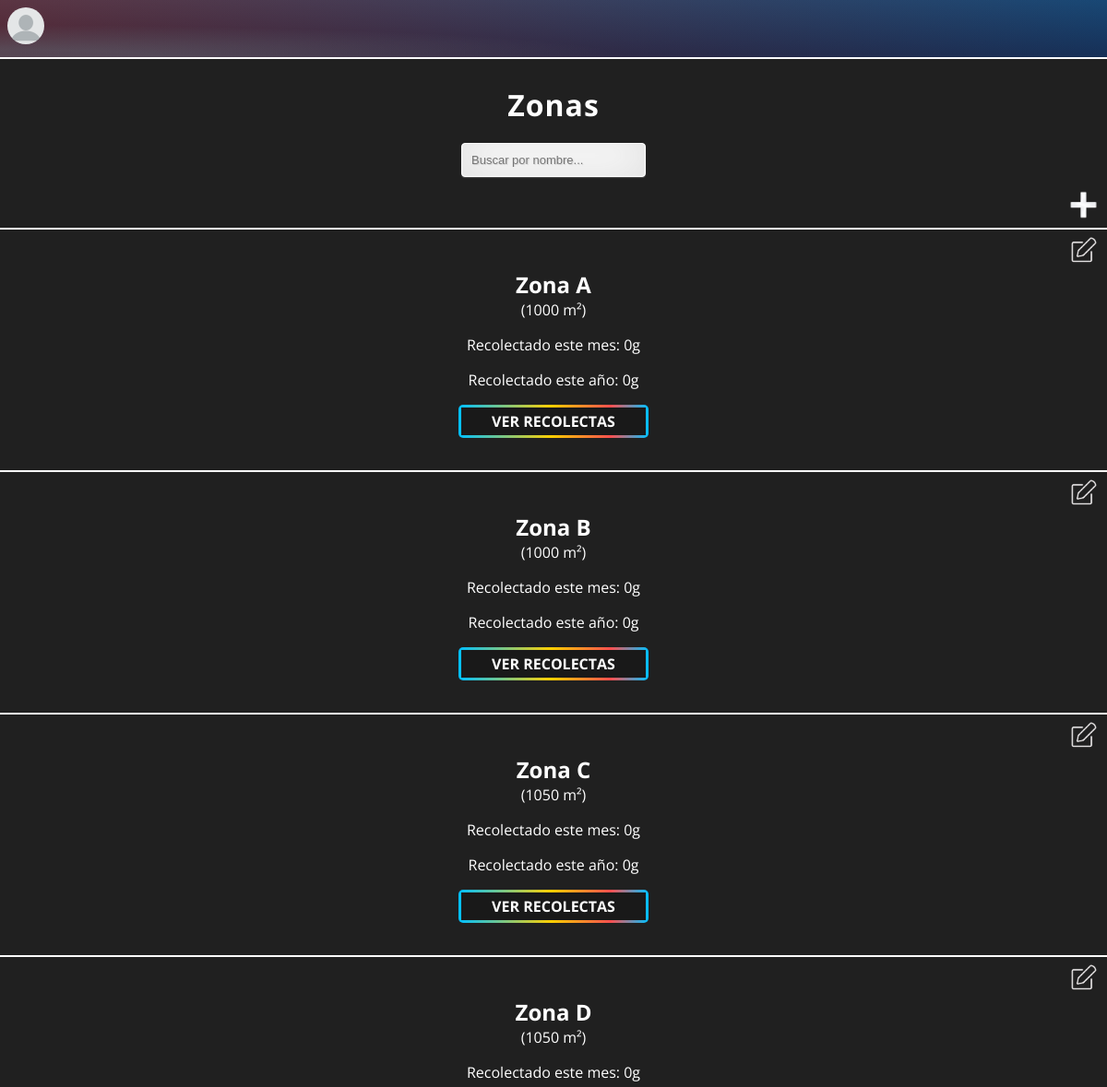
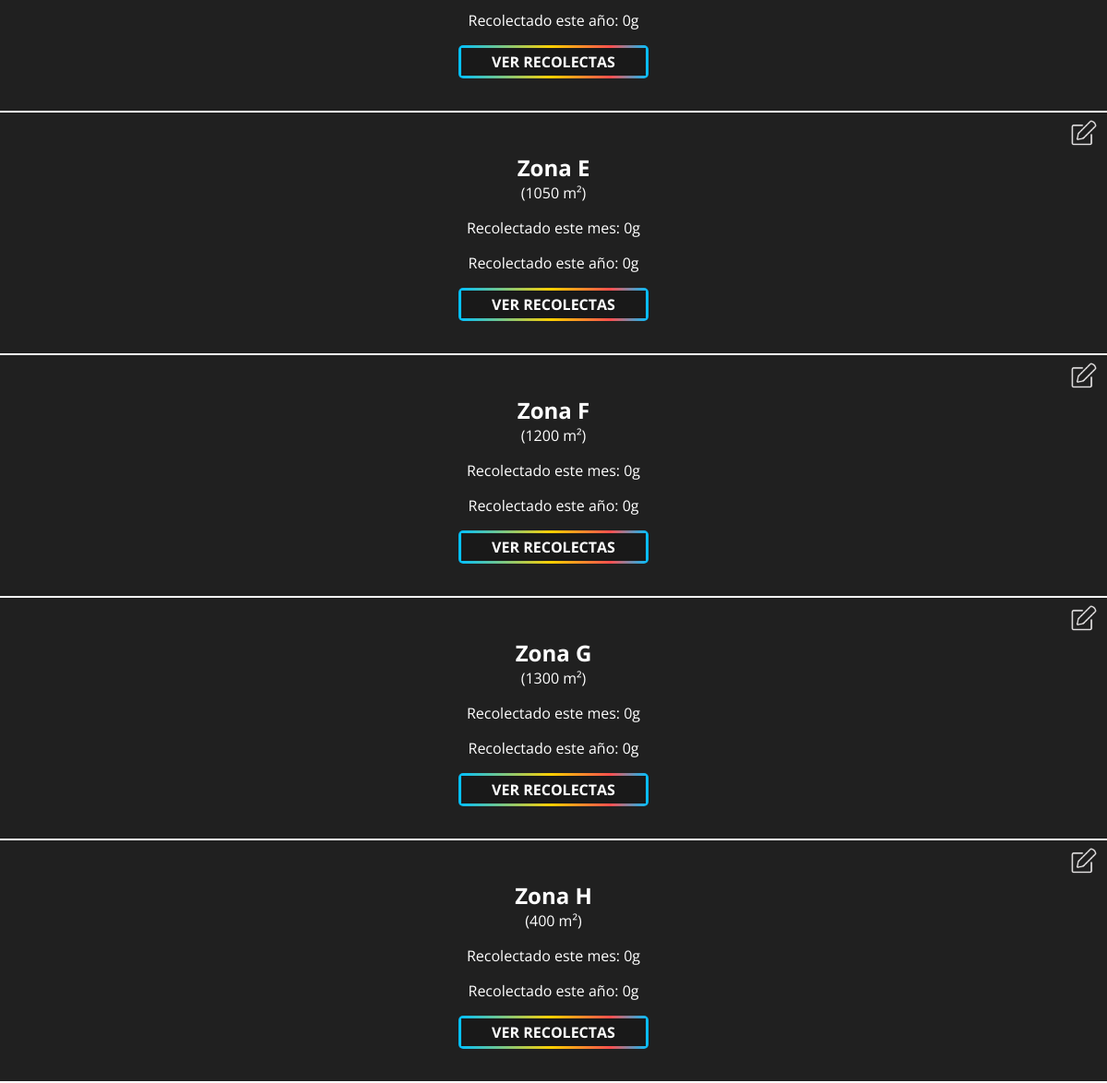
The page /GESTICAM/admin/verZonas.php (signed in) on the database its author committed (2 pictures, top to bottom).
### tables this page shows
CREATE TABLE `zonas` (
  `id` int(11) NOT NULL,
  `nombre` varchar(15) NOT NULL,
  `area` double NOT NULL,
  `ultRecolecta` date NOT NULL
);

### GESTICAM/admin/verZonas.php (the view, shortened to what this page needs)
<!DOCTYPE html>
<html lang=es>
    <head>
        <link href="../css/msg-style.css" rel="stylesheet" type="text/css">
        <link href="../css/adminMain-style.css" rel="stylesheet" type="text/css">
        <link href="../css/menu.scss" rel="stylesheet" type="text/css">
    </head>
    <body>
    <?php
        if(isset($_SESSION["nombre"])){
            if ($_SESSION["admin"]) {
                $conex = conectar("campo_trufas");
                ?>
                <div id="bkgr"></div>
                <div id="header">
                    <img id="avatar" src='../imgs/users/<?php if($_SESSION["foto"] != NULL){echo $_SESSION["foto"];}else{echo ("no-user-img.png");}?>'>
                    <button id="clickAvatar"></button>
                    <nav>
                        <a href="index.php">Mapa</a>
                        <a href="verAdmins.php">Administradores</a>
                        <a href="verZonas.php" style="color: grey;">Zonas</a>
                        <a href="verRecolectores.php">Recolectores</a>
                        <a href="verPerros.php">Perros</a>
                        <a href="verRecolectas.php">Todas las recolectas</a>
                    </nav>
                </div>
                <hr style="position: fixed; width: 100%; border: 1px solid; border-color: white; background-color: white; margin-top: 0px;">
                <div id="cuerpo">
                    <h1 style="margin-bottom: 0px">Zonas</h1>
                    <input id="cuadroTexto" onkeyup="busqueda('zonas');" type="text" placeholder="Buscar por nombre...">
                    <br>
                    <div class="contenedor-icono-cruz" onclick="mostrarCard('add')"><img style="width: 35px; height: 35px;" id="addCruz_icon" id="añadir" src="../imgs/menu_icons/add.png" alt="añadir"></div>
                    <hr id="lineaInicial" style='width: 100%; border: 1px solid; border-color: white; background-color: white; margin: 0px;'>
                    <div id="content">
                        <?php
                        $consulta = "SELECT * FROM zonas ORDER BY nombre";
                        if($rs=mysqli_query($conex,$consulta)){
                            while ($zonas=mysqli_fetch_assoc($rs)){
                                echo "<div>";
                                ?>
                                <div class='contenedor-icono-edit' onclick="mostrarCard('editZona',<?php echo $zonas['id']?>,'<?php echo $zonas['nombre']?>',<?php echo $zonas['area']?>)"><img style='width: 32px; height: 32px;' id='edit_icon' id='añadir' src='../imgs/menu_icons/edit.png' alt='editar'></div>
                                <?php
                                if ($zonas['id']>8) {
                                    echo "<div id='contenedor-delete'><a href='borrarZona.php?id=".$zonas['id']."'><img id='delete_icon' id='añadir' src='../imgs/menu_icons/delete.png' alt='eliminar'></a></div>";
                                } else {
                                    echo "<div style='border-radius: 50%; width: 40px; height: 40px; margin-top: 3px; margin-left: 3px; padding-right: 2px; padding-top: 2px;'></div>";
                                }
                                echo "<h2 style='margin-top: 0px; margin-bottom: 0px;'>".$zonas['nombre']."</h2>";
                                echo "<p style='margin-top: 0px;'>(".$zonas['area']." m²".")</p>";
                                $consulta = "SELECT SUM(peso) AS suma FROM recolectas WHERE zona = ".$zonas['id']." AND MONTH(fecha) = ".date('m');
                                if($rs1=mysqli_query($conex,$consulta)) {
                                    $suma=mysqli_fetch_assoc($rs1);
                                    if ($suma["suma"] == "") {
                                        $suma["suma"] = 0;
                                    }
                                    echo "<p>Recolectado este mes: ".$suma["suma"]."g</p>";
                                }
                                $consulta = "SELECT SUM(peso) AS suma FROM recolectas WHERE zona = ".$zonas['id']." AND YEAR(fecha) = ".date('Y');
                                if($rs1=mysqli_query($conex,$consulta)) {
                                    $suma=mysqli_fetch_assoc($rs1);
                                    if ($suma["suma"] == "") {
                                        $suma["suma"] = 0;
                                    }
                                    echo "<p>Recolectado este año: ".$suma["suma"]."g</p>";
                                }
                                echo "<a id='botonTablaZona".$zonas['id']."' onclick=mostrarOcultarTabla('Zona',".$zonas['id'].") class='rainbow-button' alt='Ver recolectas'></a>";
                                            ?>
                                                            <?php
                                echo "</div>";
                                echo "<hr style='width: 100%; border: 1px solid; border-color: white; background-color: white; margin-bottom: 0px; margin-top: 35px;'>";
                            }
                        }
                        ?>
                    </div>
                </div>
    <?php
            }else{header("Location: ../index.php");}
        }else{header("Location: ../index.php");}
    ?>
    </body>
</html>

### GESTICAM/css/adminMain-style.css (style rules this page uses)
html { width: 100%; height:100%; overflow-x: hidden; }
* { -webkit-box-sizing:border-box; -moz-box-sizing:border-box; -ms-box-sizing:border-box; -o-box-sizing:border-box; box-sizing:border-box; }
body { color: white; margin: 0px; width: 100%; height:100%; font-family: 'Open Sans', sans-serif; background-color: #202020; }
#header { padding: 8px; width: 100%; height: 62px; }
#bkgr { background: #092756; background: -moz-radial-gradient(0% 100%, ellipse cover, rgba(104,128,138,.4) 10%,rgba(138,114,76,0) 40%),-moz-linear-gradient(top, rgba(57,173,219,.25) 0%, rgba(42,60,87,.4) 100%), -moz-linear-gradient(-45deg, #670d10 0%, #092756 100%); background: -webkit-radial-gradient(0% 100%, ellipse cover, rgba(104,128,138,.4) 10%,rgba(138,114,76,0) 40%), -webkit-linear-gradient(top, rgba(57,173,219,.25) 0%,rgba(42,60,87,.4) 100%), -webkit-linear-gradient(-45deg, #670d10 0%,#092756 100%); background: -o-radial-gradient(0% 100%, ellipse cover, rgba(104,128,138,.4) 10%,rgba(138,114,76,0) 40%), -o-linear-gradient(top, rgba(57,173,219,.25) 0%,rgba(42,60,87,.4) 100%), -o-linear-gradient(-45deg, #670d10 0%,#092756 100%); background: -ms-radial-gradient(0% 100%, ellipse cover, rgba(104,128,138,.4) 10%,rgba(138,114,76,0) 40%), -ms-linear-gradient(top, rgba(57,173,219,.25) 0%,rgba(42,60,87,.4) 100%), -ms-linear-gradient(-45deg, #670d10 0%,#092756 100%); background: -webkit-radial-gradient(0% 100%, ellipse cover, rgba(104,128,138,.4) 10%,rgba(138,114,76,0) 40%), linear-gradient(to bottom, rgba(57,173,219,.25) 0%,rgba(42,60,87,.4) 100%), linear-gradient(135deg, #670d10 0%,#092756 100%); filter: progid:DXImageTransform.Microsoft.gradient( startColorstr='#3E1D6D', endColorstr='#092756',GradientType=1 ); width: 100%; height: 62px; background-color: black; position: fixed; z-index: 50; }
#cuerpo { margin-top: 30px; text-align: center; }
input { width: 200px; margin-top: 20px; margin-bottom: 10px; background: rgb(255, 255, 255); border: none; outline: none; padding: 10px; font-size: 13px; color: rgb(0, 0, 0); text-shadow: 1px 1px 1px rgba(0, 0, 0, 0.123); border: 1px solid rgb(255, 255, 255); border-radius: 4px; box-shadow: inset 0 -5px 45px rgba(100,100,100,0.2), 0 1px 1px rgba(255,255,255,0.2); -webkit-transition: box-shadow .5s ease; -moz-transition: box-shadow .5s ease; -o-transition: box-shadow .5s ease; -ms-transition: box-shadow .5s ease; transition: box-shadow .5s ease; }
#avatar { position: fixed; z-index: 60; float: left; -webkit-background-size: 32px 32px; background-size: 32px 32px; border: 0; -webkit-border-radius: 50%; border-radius: 50%; margin: 0px; height: 40px; width: 40px; margin-right: 10px; }
#clickAvatar { z-index: 60; position: fixed; float: left; left: 0; height: 40px; width: 40px; margin-left: 8px; border-radius: 50%; color: transparent; background-color: transparent; border-color: transparent; cursor: pointer; border: 1; }
.contenedor-icono-cruz, .contenedor-icono-edit { float: right; width: 40px; height: 40px; border-radius: 50%; margin-right: 5px; margin-bottom: 5px; padding-top: 3px; padding-right: 1px; cursor: pointer; }
.contenedor-icono-edit { margin-bottom: 0px; padding-left: 1px; }
#addCruz_icon { width: 35px; height: 35px; border-radius: 50%; cursor: pointer; }
.rainbow-button { margin: 0px auto; text-decoration:none; color:#FFF; width:calc(200px + 6px); height:calc(30px + 6px); background-image: linear-gradient(90deg, #00C0FF 0%, #FFCF00 49%, #FC4F4F 80%, #00C0FF 100%); border-radius:5px; display:flex; align-items:center; justify-content:center; text-transform:uppercase; font-size:16px; font-weight:bold; }
.rainbow-button:after { content:attr(alt); width:200px; height:30px; background-color:#191919; display:flex; align-items:center; justify-content:center; }
.rainbow-button { animation:slidebg 3s linear infinite; }
.card-content h2, h1 { letter-spacing:1px; margin-top: 0px; text-align:center; }

### rows shown on the page
zonas: nombre "Zona A", area "1000", suma "0"
zonas: nombre "Zona B", area "1000", suma "0"
zonas: nombre "Zona C", area "1050", suma "0"
zonas: nombre "Zona D", area "1050", suma "0"
zonas: nombre "Zona E", area "1050", suma "0"
zonas: nombre "Zona F", area "1200", suma "0"
zonas: nombre "Zona G", area "1300", suma "0"
zonas: nombre "Zona H", area "400", suma "0"
